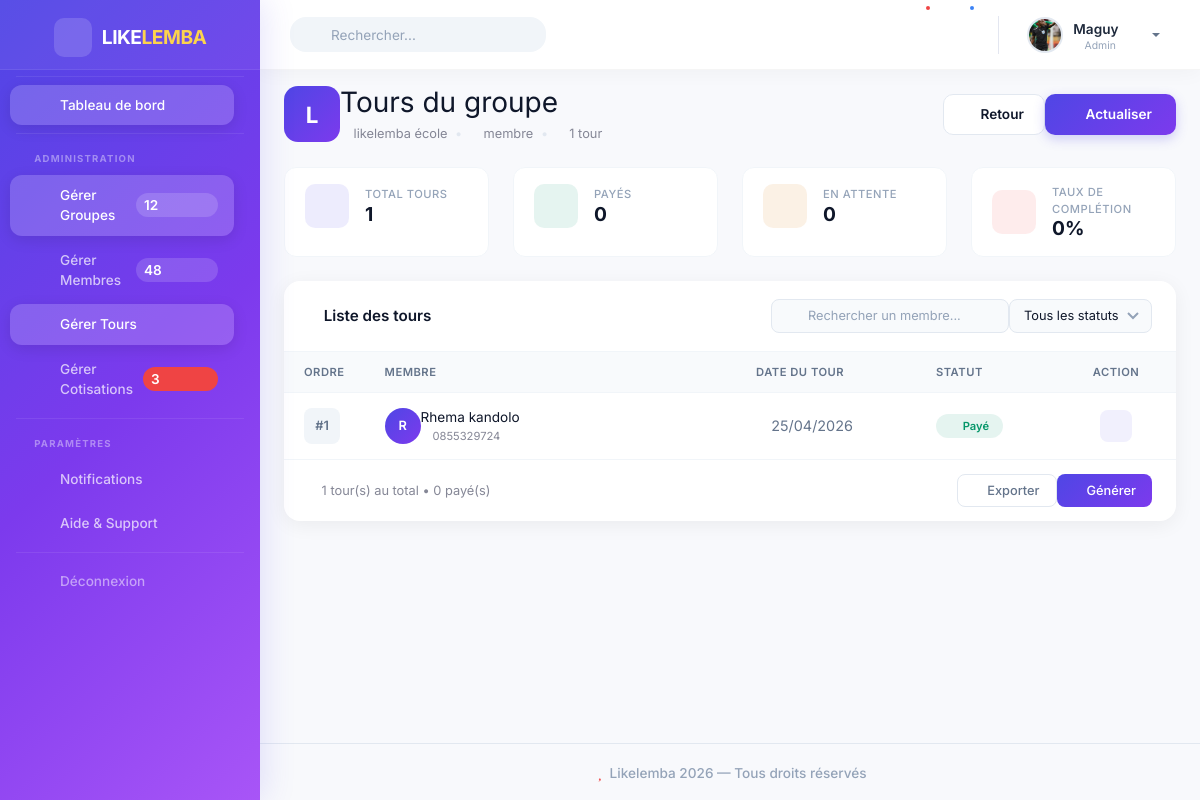
The page /groupes/6/tours/ (signed in) on the database as committed earlier.
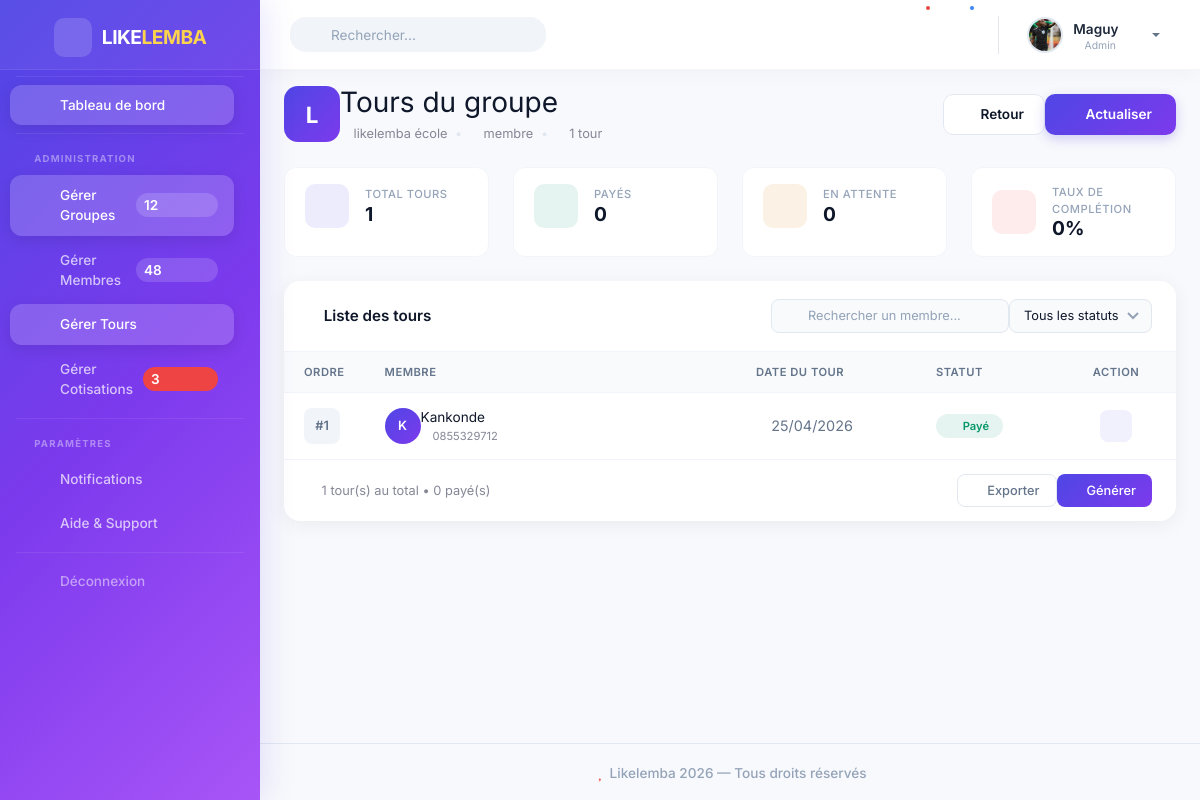
The same page on the database as committed later.
### likelemba_app/models.py (models this page shows, shortened)
class Tour(models.Model):
    groupe = models.ForeignKey(Groupe, on_delete=models.CASCADE)
    membre = models.ForeignKey(MembreGroupe, on_delete=models.CASCADE)
    date_tour = models.DateField()
    statut = models.CharField(
        max_length=20,
        choices=[
            ('EN_ATTENTE', 'En attente'),
            ('PAYE', 'Payé')
        ],
        default='EN_ATTENTE'
    )

class MembreGroupe(models.Model):
    utilisateur = models.ForeignKey(
        Utilisateur,
        on_delete=models.CASCADE,
        null=True,
        blank=True
    )
    groupe = models.ForeignKey(
        Groupe,
        on_delete=models.CASCADE,
        null=True,
        blank=True
    )
    nom = models.CharField(max_length=100, null=True, blank=True)
    telephone = models.CharField(max_length=20, blank=True)
    ordre_reception = models.IntegerField()
    @property
    def nom_affiche(self):
        if self.utilisateur:
            return self.utilisateur.username
        return self.nom or "Membre sans nom"
    class Meta:
        unique_together = ('utilisateur', 'groupe')

### authentification/models.py (models this page shows)
class Utilisateur(AbstractUser):
    telephone = models.CharField(max_length=20)
    ROLE_CHOICES = [
        ('ADMIN', 'Admin'),
        ('MEMBRE', 'Membre')
    ]
    role = models.CharField(max_length=10, choices=ROLE_CHOICES)
    photo = models.ImageField(upload_to='profiles/', null=True, blank=True)
    is_verified = models.BooleanField(default=False)

### likelemba_app/views.py (the view)
# urls.py: path('groupes/<int:groupe_id>/tours/', liste_tours_view, name='liste_tours'),
@login_required(login_url="login")
def liste_tours_view(request, groupe_id):
    groupe = get_object_or_404(Groupe, id=groupe_id, admin=request.user)
    tours = Tour.objects.filter(groupe=groupe).order_by('date_tour')
    return render(request, 'tours/liste_tours.html', {
        'groupe': groupe,
        'tours': tours
    })

### likelemba/templates/tours/liste_tours.html (shortened to what the changed rows need)
{% extends 'base.html' %}
{% load static %}
{% block content %}
<div class="page-header mb-4">
    <div class="d-flex justify-content-between align-items-center flex-wrap gap-3">
        <div>
            <div class="d-flex align-items-center gap-3">
                <div>
                    <h1 class="h3 mb-1 fw-bold" style="color: #0f172a;">
                        Tours du groupe
                    </h1>
                </div>
            </div>
        </div>
    </div>
</div>
<div class="card-modern">
    <div class="card-modern-body p-0">
        <div class="table-responsive">
            <table class="table-modern" id="tourTable">
                <thead>
                    <tr>
                        <th style="width: 80px;">Ordre</th>
                        <th>Membre</th>
                        <th style="width: 180px;">Date du tour</th>
                        <th style="width: 140px;">Statut</th>
                        <th style="width: 120px;" class="text-center">Action</th>
                    </tr>
                </thead>
                <tbody>
                    {% for tour in tours %}
                    <tr data-status="{{ tour.statut }}">
                        <td>
                            <span class="order-badge">#{{ forloop.counter }}</span>
                        </td>
                        <td>
                            <div class="d-flex align-items-center gap-3">
                                <div class="member-avatar" style="background: linear-gradient(135deg, {% cycle '#4f46e5' '#7c3aed' '#059669' '#d97706' '#2563eb' '#dc2626' %}, {% cycle '#7c3aed' '#6d28d9' '#047857' '#b45309' '#1d4ed8' '#b91c1c' %});">
                                    {{ tour.membre.nom_affiche|make_list|first|upper }}
                                </div>
                                <div>
                                    <span class="fw-semibold" style="color: #0f172a;">{{ tour.membre.nom_affiche }}</span>
                                    {% if tour.membre.telephone %}
                                        <small class="d-block text-muted" style="font-size: 0.7rem;">
                                            <i class="fas fa-phone me-1"></i>
                                            {{ tour.membre.telephone }}
                                        </small>
                                    {% endif %}
                                </div>
                            </div>
                        </td>
                        <td>
                            <span style="color: #64748b; font-size: 0.9rem;">
                                <i class="far fa-calendar-alt me-1"></i>
                                {{ tour.date_tour|date:"d/m/Y" }}
                            </span>
                        </td>
                        <td>
                            {% if tour.statut == "PAYE" %}
                                <span class="badge-status success">
                                    <i class="fas fa-check-circle me-1"></i>
                                    Payé
                                </span>
                            {% else %}
                                <span class="badge-status warning">
                                    <i class="fas fa-clock me-1"></i>
                                    En attente
                                </span>
                            {% endif %}
                        </td>
                        <td class="text-center">
                            <button class="btn-action view"
                                    title="Voir détails"
                                    data-toggle="modal"
                                    data-target="#tourModal{{ forloop.counter }}">
                                <i class="fas fa-eye"></i>
                            </button>
                        </td>
                    </tr>
                    {% endfor %}
                </tbody>
            </table>
        </div>
    </div>
</div>
{% endblock %}

Rows that differ between the two databases and show on the page:
removed Tour: membre.nom_affiche|make_list "R", membre.nom_affiche "Rhema kandolo", membre.telephone "0855329724", date_tour "25/04/2026", statut "PAYE" (drawn)
added Tour: membre.nom_affiche|make_list "K", membre.nom_affiche "Kankonde", membre.telephone "0855329712", date_tour "25/04/2026", statut "PAYE" (drawn)
